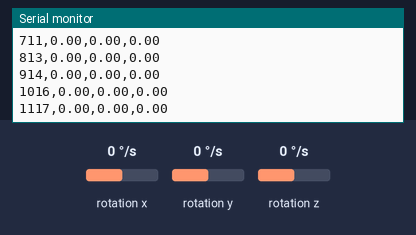
A sketch run on a simulated Arduino Nano 33 IoT. Shown: the last lines printed to the serial monitor. Inputs (shaded band) come from the test bench; at power-on: rotation x 0 °/s, rotation y 0 °/s, rotation z 0 °/s.

Above: at 1.2 s.
1.3 s: rotation x set to -192 °/s
At 1.32 s:
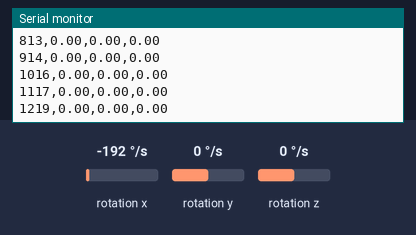
2.8 s: rotation y set to -192 °/s
At 2.85 s:
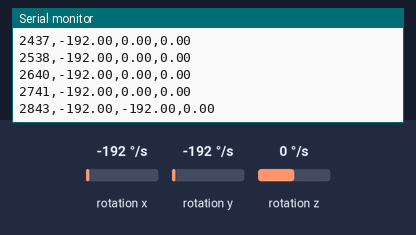
4.3 s: rotation z set to -192 °/s
At 4.37 s:
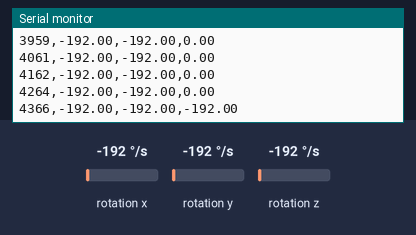
Timing chart, 0 to 7.3 s (numbered marks = the images above; inputs shaded):
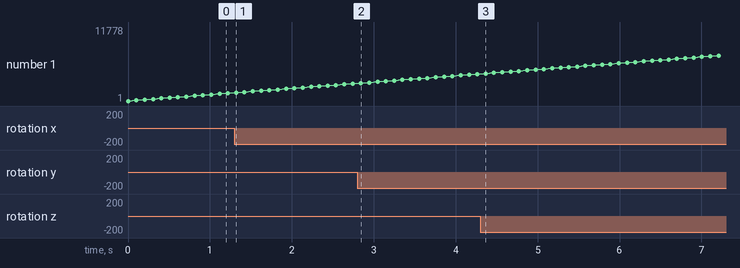

The sketch:

Ploty.ino
```cpp
#include <Arduino_LSM6DS3.h>

void setup() {
  Serial.begin(9600);
  while (!Serial) { ; }

  if (!IMU.begin()) {
    Serial.println("Failed to initialize IMU!");
    while (true) { ; }
  }
}

void loop() {
  float gx = 0.0, gy = 0.0, gz = 0.0;

  if (IMU.gyroscopeAvailable()) {
    IMU.readGyroscope(gx, gy, gz);

    Serial.print(millis());
    Serial.print(',');
    Serial.print(gx);
    Serial.print(',');
    Serial.print(gy);
    Serial.print(',');
    Serial.println(gz);
  }

  delay(100);
}
```

Measured:
- after the input at 2.8 s, the serial monitor: prints a new line at once (image 2)
